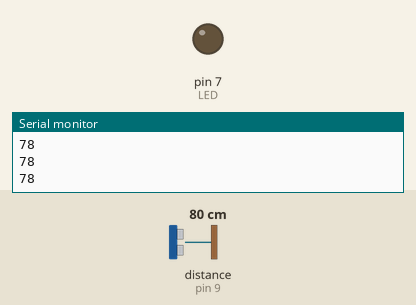
A sketch run on a simulated Arduino Uno, built with avr-gcc and run on an emulated ATmega328P. On the bench: output pins drawn as LEDs (lit = HIGH), the last lines printed to the serial monitor. Wiring (inferred from the names in the program): ultrasonic range finder: trigger pin 10; echo pin 9. The test bench sets the inputs (shaded band); at power-on: distance to the obstacle (sensor on pin 9) 80 cm. The echo pulse lasts 58.3 µs per cm; pins used as bus, display or sensor lines are not drawn.

Above: at 1.2 s.
1.3 s: distance to the obstacle (sensor on pin 9) set to 18 cm
2.8 s: distance to the obstacle (sensor on pin 9) set to 14 cm
At 4.0 s:
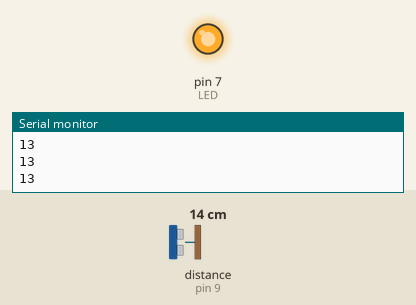
4.3 s: distance to the obstacle (sensor on pin 9) set to 35 cm
At 5.3 s:
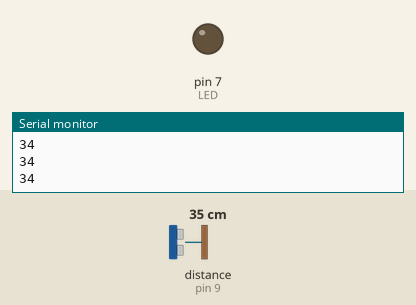
5.8 s: distance to the obstacle (sensor on pin 9) set to 2 cm
At 6.4 s:
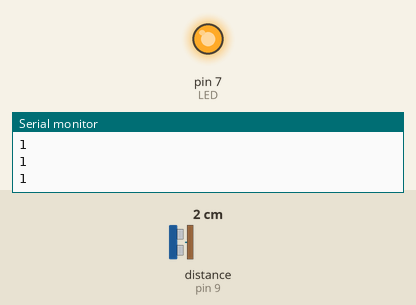
Timing chart, 0 to 8.3 s (numbered marks = the images above; inputs shaded):
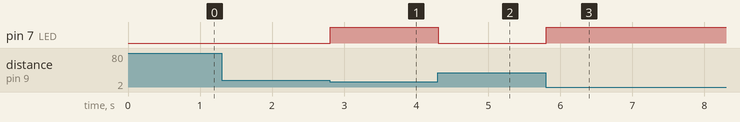

Measured:
- the behaviour switches between 16 and 15 cm on distance to the obstacle (sensor on pin 9) (found by bisection; images 0 and 1)
- after the input at 2.8 s, pin 7 (LED): LOW → HIGH at once
- after the input at 4.3 s, pin 7 (LED): HIGH → LOW at once
- after the input at 5.8 s, pin 7 (LED): LOW → HIGH at once

The sketch:

ultrasonic_sensor_led_blink.ino
```cpp
const int echoPin = 9;
const int triPin = 10;
const int LED = 7;
long duration;
long distance;

void setup() {
  // put your setup code here, to run once:

  pinMode(triPin,OUTPUT);
  pinMode(echoPin,INPUT);
  pinMode(LED,OUTPUT);
  Serial.begin(9600);
}

void loop() {
  // put your main code here, to run repeatedly:

  digitalWrite(10,LOW);
  delayMicroseconds(2);
  digitalWrite(10,HIGH);
  delayMicroseconds(10);
  digitalWrite(10,LOW);

  duration = pulseIn(9,HIGH);
  distance = (duration * 0.034/2);
  Serial.println(distance);

  if(distance < 15)
  {
    digitalWrite(LED,HIGH);
  }
  else
  {
    digitalWrite(LED,LOW);
  }
}
```
